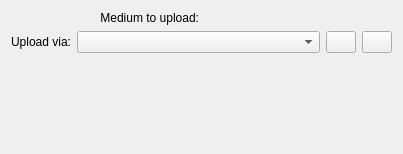
<?xml version="1.0" encoding="UTF-8"?>
<ui version="4.0">
 <class>UploadMediaBase</class>
 <widget class="QWidget" name="UploadMediaBase">
  <property name="geometry">
   <rect>
    <x>0</x>
    <y>0</y>
    <width>403</width>
    <height>154</height>
   </rect>
  </property>
  <layout class="QGridLayout" name="gridLayout">
   <item row="0" column="0">
    <widget class="QLabel" name="label_2">
     <property name="text">
      <string>Medium to upload:</string>
     </property>
     <property name="alignment">
      <set>Qt::AlignRight|Qt::AlignTrailing|Qt::AlignVCenter</set>
     </property>
    </widget>
   </item>
   <item row="0" column="1">
    <widget class="KUrlRequester" name="imageUrl">
     <property name="filter">
      <string>*.gif, *.jpeg, *.png</string>
     </property>
    </widget>
   </item>
   <item row="1" column="0" colspan="2">
    <layout class="QHBoxLayout" name="horizontalLayout">
     <item>
      <widget class="QLabel" name="label">
       <property name="text">
        <string>Upload via:</string>
       </property>
       <property name="alignment">
        <set>Qt::AlignRight|Qt::AlignTrailing|Qt::AlignVCenter</set>
       </property>
      </widget>
     </item>
     <item>
      <widget class="KComboBox" name="uploaderPlugin">
       <property name="sizePolicy">
        <sizepolicy hsizetype="MinimumExpanding" vsizetype="Fixed">
         <horstretch>0</horstretch>
         <verstretch>0</verstretch>
        </sizepolicy>
       </property>
      </widget>
     </item>
     <item>
      <widget class="KPushButton" name="configPlugin">
       <property name="sizePolicy">
        <sizepolicy hsizetype="Preferred" vsizetype="Fixed">
         <horstretch>0</horstretch>
         <verstretch>0</verstretch>
        </sizepolicy>
       </property>
       <property name="maximumSize">
        <size>
         <width>30</width>
         <height>16777215</height>
        </size>
       </property>
       <property name="toolTip">
        <string>Configure plugin</string>
       </property>
      </widget>
     </item>
     <item>
      <widget class="KPushButton" name="aboutPlugin">
       <property name="sizePolicy">
        <sizepolicy hsizetype="Preferred" vsizetype="Fixed">
         <horstretch>0</horstretch>
         <verstretch>0</verstretch>
        </sizepolicy>
       </property>
       <property name="maximumSize">
        <size>
         <width>30</width>
         <height>16777215</height>
        </size>
       </property>
       <property name="toolTip">
        <string>About plugin</string>
       </property>
      </widget>
     </item>
    </layout>
   </item>
   <item row="2" column="0" colspan="2">
    <spacer name="verticalSpacer">
     <property name="orientation">
      <enum>Qt::Vertical</enum>
     </property>
     <property name="sizeHint" stdset="0">
      <size>
       <width>20</width>
       <height>40</height>
      </size>
     </property>
    </spacer>
   </item>
  </layout>
 </widget>
 <customwidgets>
  <customwidget>
   <class>KUrlRequester</class>
   <extends>QFrame</extends>
   <header>kurlrequester.h</header>
  </customwidget>
  <customwidget>
   <class>KPushButton</class>
   <extends>QPushButton</extends>
   <header>kpushbutton.h</header>
  </customwidget>
  <customwidget>
   <class>KComboBox</class>
   <extends>QComboBox</extends>
   <header>kcombobox.h</header>
  </customwidget>
 </customwidgets>
 <tabstops>
  <tabstop>imageUrl</tabstop>
 </tabstops>
 <resources/>
 <connections/>
</ui>
